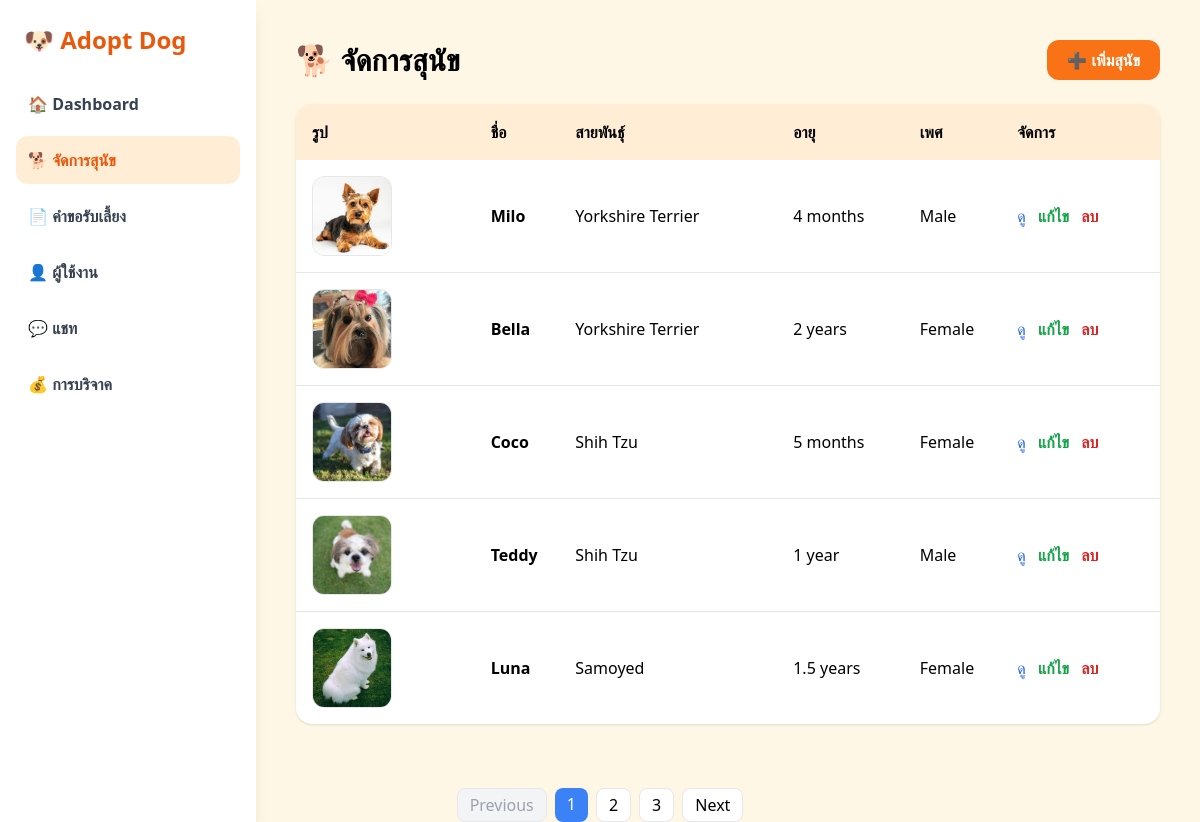
The app's page /admin/admin_dogs.php with its own data.
### tables this page shows
CREATE TABLE `dogs` (
  `id` int(11) NOT NULL,
  `name` varchar(100) NOT NULL,
  `breed` varchar(120) NOT NULL,
  `age` varchar(50) NOT NULL,
  `gender` enum('Male','Female') NOT NULL,
  `description` text DEFAULT NULL,
  `image` varchar(255) NOT NULL,
  `created_at` timestamp NOT NULL DEFAULT current_timestamp()
);

### admin/admin_dogs.php (the view, shortened to what this page needs)
<?php
include(__DIR__ . "/../backend/db_ped.php");
$currentPage = basename($_SERVER['PHP_SELF']);
$limit = 5;
$page = isset($_GET['page']) ? (int)$_GET['page'] : 1;
$page = max($page, 1);
$offset = ($page - 1) * $limit;
$count_q = mysqli_query($con, "SELECT COUNT(*) AS total FROM dogs");
$total_rows = mysqli_fetch_assoc($count_q)['total'];
$total_pages = ceil($total_rows / $limit);
$dog_sql = "SELECT * FROM dogs
            ORDER BY created_at DESC
            LIMIT $limit OFFSET $offset";
$dog_result = mysqli_query($con, $dog_sql);
?>
<!DOCTYPE html>
<html lang="th">
<head>
<script src="https://cdn.tailwindcss.com"></script>
</head>
<body class="bg-[#fff7e6] min-h-screen">
<aside class="w-64 bg-white shadow-lg fixed h-full">
    <div class="p-6 text-2xl font-black text-orange-600">
        🐶 Adopt Dog
    </div>
    <nav class="px-4 space-y-2">
        <a href="adminindex.php"
           class="block p-3 rounded-xl font-semibold
           <?= $currentPage == 'adminindex.php'
              ? 'bg-orange-100 text-orange-600'
              : 'hover:bg-orange-50 text-gray-700' ?>">
           🏠 Dashboard
        </a>
        <a href="admin_dogs.php"
           class="block p-3 rounded-xl font-semibold
           <?= $currentPage == 'admin_dogs.php'
              ? 'bg-orange-100 text-orange-600'
              : 'hover:bg-orange-50 text-gray-700' ?>">
           🐕 จัดการสุนัข
        </a>
        <a href="admin_requests.php"
           class="block p-3 rounded-xl font-semibold
           <?= $currentPage == 'adopt_requests.php'
              ? 'bg-orange-100 text-orange-600'
              : 'hover:bg-orange-50 text-gray-700' ?>">
           📄 คำขอรับเลี้ยง
        </a>
        <a href="admin_user.php"
           class="block p-3 rounded-xl font-semibold
           <?= $currentPage == 'admin_user.php'
              ? 'bg-orange-100 text-orange-600'
              : 'hover:bg-orange-50 text-gray-700' ?>">
           👤 ผู้ใช้งาน
        </a>
        <a href="admin_chat.php"
           class="block p-3 rounded-xl font-semibold
           <?= $currentPage == 'admin_chat.php'
              ? 'bg-orange-100 text-orange-600'
              : 'hover:bg-orange-50 text-gray-700' ?>">
           💬 แชท
        </a>
        <a href="admin_donations.php"
           class="block p-3 rounded-xl font-semibold
           <?= $currentPage == 'admin_donations.php'
              ? 'bg-orange-100 text-orange-600'
              : 'hover:bg-orange-50 text-gray-700' ?>">
           💰 การบริจาค
        </a>
    </nav>
</aside>
<div class="ml-64 p-10 relative">
<div class="flex justify-between items-center mb-6">
    <h1 class="text-3xl font-black">🐕 จัดการสุนัข</h1>
    <button onclick="openAddModal()"
 class="bg-orange-500 hover:bg-orange-600 text-white px-5 py-2 rounded-xl font-semibold">
 ➕ เพิ่มสุนัข
</button>
</div>
<div class="bg-white rounded-2xl shadow overflow-hidden">
<table class="w-full text-left">
<thead class="bg-orange-100">
<tr>
    <th class="p-4">รูป</th>
    <th>ชื่อ</th>
    <th>สายพันธุ์</th>
    <th>อายุ</th>
    <th>เพศ</th>
    <th>จัดการ</th>
</tr>
</thead>
<tbody class="divide-y">
<?php while ($dog = mysqli_fetch_assoc($dog_result)): ?>
<tr class="hover:bg-orange-50">
<?php
  $img = $dog['image'] ?? '';
  $img = ltrim($img, '/');
  $src = (str_starts_with($img, 'assets/')) ? $img : 'assets/' . $img;
  $src_admin = '../' . $src;
?>
<td class="p-4">
  <img src="<?= htmlspecialchars($src_admin) ?>"
       class="w-20 h-20 object-cover rounded-xl border"
       alt="<?= htmlspecialchars($dog['name'] ?? 'dog') ?>">
</td>
<td class="font-semibold"><?= htmlspecialchars($dog['name']) ?></td>
<td><?= htmlspecialchars($dog['breed']) ?></td>
<td><?= htmlspecialchars($dog['age']) ?></td>
<td><?= htmlspecialchars($dog['gender']) ?></td>
<td class="space-x-2">
<a href="../dog_details.php?id=<?= $dog['id'] ?>"
   class="text-blue-600 hover:underline">ดู</a>
<button
onclick="openEditModal(
<?= $dog['id'] ?>,
'<?= htmlspecialchars($dog['name'], ENT_QUOTES) ?>',
'<?= htmlspecialchars($dog['breed'], ENT_QUOTES) ?>',
'<?= htmlspecialchars($dog['age'], ENT_QUOTES) ?>',
'<?= htmlspecialchars($dog['gender'], ENT_QUOTES) ?>',
'<?= htmlspecialchars($dog['description'], ENT_QUOTES) ?>',
'<?= htmlspecialchars($dog['image'], ENT_QUOTES) ?>'
)"
class="text-green-600 hover:underline font-semibold">
แก้ไข
</button>
<button
 onclick="openDeleteModal(<?= $dog['id'] ?>,'<?= htmlspecialchars($dog['name'],ENT_QUOTES) ?>')"
 class="text-red-600 hover:underline font-semibold">
 ลบ
</button>
</td>
</tr>
<?php endwhile; ?>
</tbody>
</table>
</div>
</div>
<?php
$show = 3;
$start_page = max(1, $page - floor($show / 2));
$end_page   = min($total_pages, $start_page + $show - 1);
?>
<div class="flex justify-center mt-6 space-x-2">
<?php if ($page > 1): ?>
    <a href="?page=<?= $page - 1 ?>"
       class="px-3 py-1 bg-white border rounded-lg hover:bg-gray-200">
       Previous
    </a>
<?php else: ?>
    <span class="px-3 py-1 bg-gray-100 border rounded-lg text-gray-400">
       Previous
    </span>
<?php endif; ?>
<?php for ($i = $start_page; $i <= $end_page; $i++): ?>
    <a href="?page=<?= $i ?>"
       class="px-3 py-1 rounded-lg
       <?= $page == $i
            ? 'bg-blue-500 text-white'
            : 'bg-white border hover:bg-gray-200' ?>">
       <?= $i ?>
    </a>
<?php endfor; ?>
<?php if ($page < $total_pages): ?>
    <a href="?page=<?= $page + 1 ?>"
       class="px-3 py-1 bg-white border rounded-lg hover:bg-gray-200">
       Next
    </a>
<?php else: ?>
    <span class="px-3 py-1 bg-gray-100 border rounded-lg text-gray-400">
       Next
    </span>
<?php endif; ?>
</div>
</body>
</html>

### records on screen
dogs: image+name (picture), name "Milo", breed "Yorkshire Terrier", age "4 months", gender "Male"
dogs: image+name (picture), name "Bella", breed "Yorkshire Terrier", age "2 years", gender "Female"
dogs: image+name (picture), name "Coco", breed "Shih Tzu", age "5 months", gender "Female"
dogs: image+name (picture), name "Teddy", breed "Shih Tzu", age "1 year", gender "Male"
dogs: image+name (picture), name "Luna", breed "Samoyed", age "1.5 years", gender "Female"
